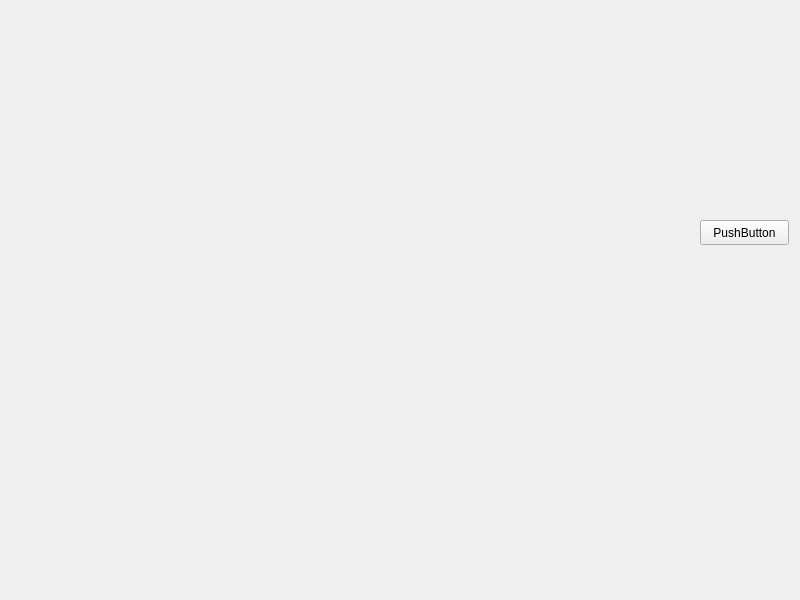
<?xml version="1.0" encoding="UTF-8"?>
<ui version="4.0">
 <class>TutorialStep1</class>
 <widget class="QWidget" name="TutorialStep1">
  <property name="geometry">
   <rect>
    <x>0</x>
    <y>0</y>
    <width>800</width>
    <height>600</height>
   </rect>
  </property>
  <property name="windowTitle">
   <string>TutorialStep1</string>
  </property>
  <widget class="QVTKWidget" name="qvtkWidget">
   <property name="geometry">
    <rect>
     <x>120</x>
     <y>100</y>
     <width>571</width>
     <height>421</height>
    </rect>
   </property>
  </widget>
  <widget class="QPushButton" name="pushButton">
   <property name="geometry">
    <rect>
     <x>700</x>
     <y>220</y>
     <width>89</width>
     <height>25</height>
    </rect>
   </property>
   <property name="text">
    <string>PushButton</string>
   </property>
  </widget>
 </widget>
 <customwidgets>
  <customwidget>
   <class>QVTKWidget</class>
   <extends>QWidget</extends>
   <header>QVTKWidget.h</header>
  </customwidget>
 </customwidgets>
 <resources/>
 <connections/>
</ui>
